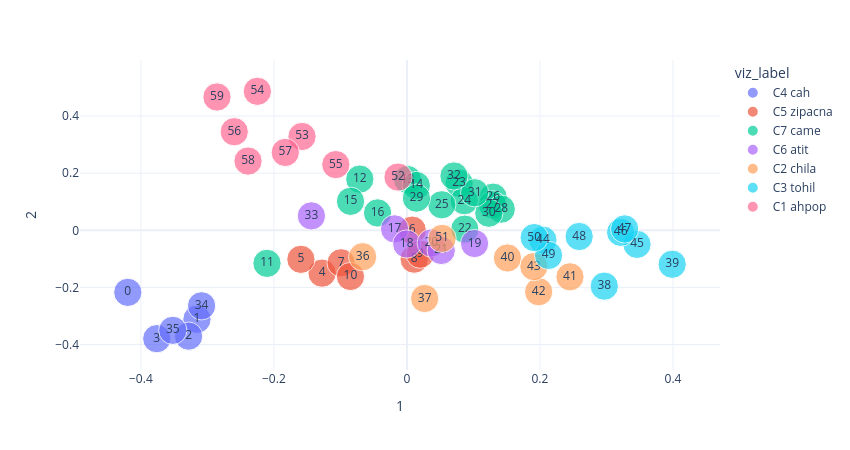

Write notebook code for a chart like this one.
### Code cell
plot_pca(1, 2)

### Figure 1 — Plotly figure (JSON) as saved in the notebook; plotly's stock layout.template omitted (floating-point values rounded to 4 significant figures)
{"data": [{"hovertemplate": "viz_label=C4 cah<br>1=%{x}<br>2=%{y}<br>size=%{marker.size}<br>chunk_num=%{text}<extra></extra>", "legendgroup": "C4 cah", "marker": {"color": "#636efa", "size": [1, 1, 1, 1, 1, 1], "sizemode": "area", "sizeref": 0.0025, "symbol": "circle"}, "mode": "markers+text", "name": "C4 cah", "orientation": "v", "showlegend": true, "text": [0.0, 1.0, 2.0, 3.0, 34.0, 35.0], "type": "scatter", "x": [-0.4196, -0.3157, -0.3283, -0.3761, -0.3087, -0.352], "xaxis": "x", "y": [-0.2173, -0.3114, -0.3705, -0.3795, -0.2644, -0.3503], "yaxis": "y"}, {"hovertemplate": "viz_label=C5 zipacna<br>1=%{x}<br>2=%{y}<br>size=%{marker.size}<br>chunk_num=%{text}<extra></extra>", "legendgroup": "C5 zipacna", "marker": {"color": "#EF553B", "size": [1, 1, 1, 1, 1, 1, 1], "sizemode": "area", "sizeref": 0.0025, "symbol": "circle"}, "mode": "markers+text", "name": "C5 zipacna", "orientation": "v", "showlegend": true, "text": [4.0, 5.0, 6.0, 7.0, 8.0, 9.0, 10.0], "type": "scatter", "x": [-0.1275, -0.1594, 0.00801, -0.099, 0.01083, 0.02003, -0.0849], "xaxis": "x", "y": [-0.15, -0.1017, 0.0005225, -0.1137, -0.101, -0.0837, -0.1616], "yaxis": "y"}, {"hovertemplate": "viz_label=C7 came<br>1=%{x}<br>2=%{y}<br>size=%{marker.size}<br>chunk_num=%{text}<extra></extra>", "legendgroup": "C7 came", "marker": {"color": "#00cc96", "size": [1, 1, 1, 1, 1, 1, 1, 1, 1, 1, 1, 1, 1, 1, 1, 1, 1], "sizemode": "area", "sizeref": 0.0025, "symbol": "circle"}, "mode": "markers+text", "name": "C7 came", "orientation": "v", "showlegend": true, "text": [11.0, 12.0, 13.0, 14.0, 15.0, 16.0, 22.0, 23.0, 24.0, 25.0, 26.0, 27.0, 28.0, 29.0, 30.0, 31.0, 32.0], "type": "scatter", "x": [-0.2104, -0.07083, 0.0008944, 0.01407, -0.0848, -0.0441, 0.08699, 0.07846, 0.08624, 0.05244, 0.1296, 0.1284, 0.1418, 0.01426, 0.1231, 0.1019, 0.07075], "xaxis": "x", "y": [-0.1157, 0.1793, 0.1779, 0.1569, 0.1016, 0.06082, 0.004055, 0.1651, 0.1037, 0.0894, 0.116, 0.08944, 0.07417, 0.1128, 0.05993, 0.1314, 0.1901], "yaxis": "y"}, {"hovertemplate": "viz_label=C6 atit<br>1=%{x}<br>2=%{y}<br>size=%{marker.size}<br>chunk_num=%{text}<extra></extra>", "legendgroup": "C6 atit", "marker": {"color": "#ab63fa", "size": [1, 1, 1, 1, 1, 1], "sizemode": "area", "sizeref": 0.0025, "symbol": "circle"}, "mode": "markers+text", "name": "C6 atit", "orientation": "v", "showlegend": true, "text": [17.0, 18.0, 19.0, 20.0, 21.0, 33.0], "type": "scatter", "x": [-0.01855, -0.0002914, 0.1017, 0.03658, 0.05157, -0.1436], "xaxis": "x", "y": [0.004902, -0.04803, -0.04627, -0.04445, -0.07062, 0.0505], "yaxis": "y"}, {"hovertemplate": "viz_label=C2 chila<br>1=%{x}<br>2=%{y}<br>size=%{marker.size}<br>chunk_num=%{text}<extra></extra>", "legendgroup": "C2 chila", "marker": {"color": "#FFA15A", "size": [1, 1, 1, 1, 1, 1, 1], "sizemode": "area", "sizeref": 0.0025, "symbol": "circle"}, "mode": "markers+text", "name": "C2 chila", "orientation": "v", "showlegend": true, "text": [36.0, 37.0, 40.0, 41.0, 42.0, 43.0, 51.0], "type": "scatter", "x": [-0.06657, 0.02668, 0.1511, 0.2451, 0.1981, 0.1909, 0.05285], "xaxis": "x", "y": [-0.09249, -0.2388, -0.09685, -0.1629, -0.2151, -0.1271, -0.0284], "yaxis": "y"}, {"hovertemplate": "viz_label=C3 tohil<br>1=%{x}<br>2=%{y}<br>size=%{marker.size}<br>chunk_num=%{text}<extra></extra>", "legendgroup": "C3 tohil", "marker": {"color": "#19d3f3", "size": [1, 1, 1, 1, 1, 1, 1, 1, 1], "sizemode": "area", "sizeref": 0.0025, "symbol": "circle"}, "mode": "markers+text", "name": "C3 tohil", "orientation": "v", "showlegend": true, "text": [38.0, 39.0, 44.0, 45.0, 46.0, 47.0, 48.0, 49.0, 50.0], "type": "scatter", "x": [0.2967, 0.3988, 0.2044, 0.3459, 0.3213, 0.3273, 0.259, 0.2129, 0.1913], "xaxis": "x", "y": [-0.1955, -0.1189, -0.03421, -0.04927, -0.007092, 0.004761, -0.02173, -0.08794, -0.02544], "yaxis": "y"}, {"hovertemplate": "viz_label=C1 ahpop<br>1=%{x}<br>2=%{y}<br>size=%{marker.size}<br>chunk_num=%{text}<extra></extra>", "legendgroup": "C1 ahpop", "marker": {"color": "#FF6692", "size": [1, 1, 1, 1, 1, 1, 1, 1], "sizemode": "area", "sizeref": 0.0025, "symbol": "circle"}, "mode": "markers+text", "name": "C1 ahpop", "orientation": "v", "showlegend": true, "text": [52.0, 53.0, 54.0, 55.0, 56.0, 57.0, 58.0, 59.0], "type": "scatter", "x": [-0.01338, -0.1577, -0.2249, -0.1069, -0.2596, -0.1829, -0.2389, -0.2856], "xaxis": "x", "y": [0.1864, 0.3285, 0.4867, 0.2301, 0.3451, 0.2727, 0.2425, 0.4668], "yaxis": "y"}], "layout": {"height": 450, "legend": {"itemsizing": "constant", "title": {"text": "viz_label"}, "tracegroupgap": 0}, "margin": {"t": 60}, "width": 850, "xaxis": {"anchor": "y", "domain": [0, 1], "title": {"text": "1"}}, "yaxis": {"anchor": "x", "domain": [0, 1], "title": {"text": "2"}}}}
